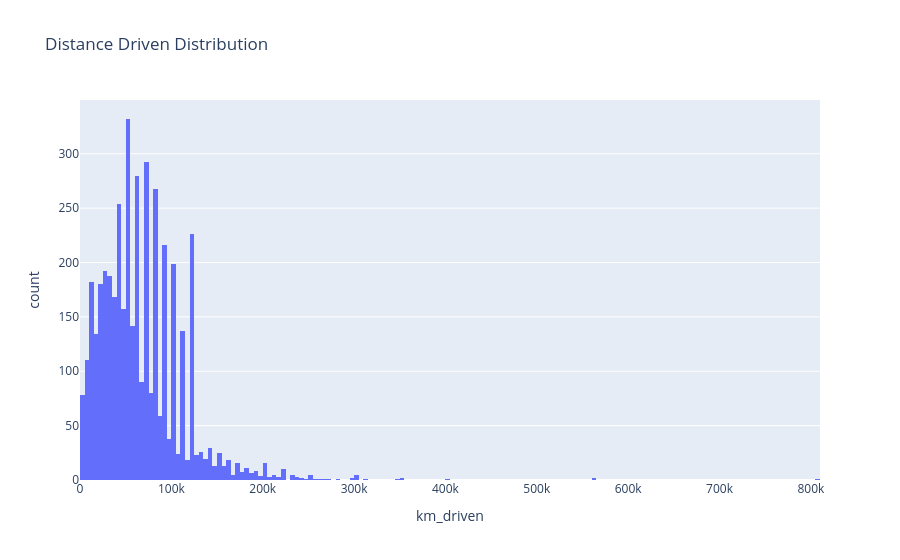

The cell this chart's notebook holds for it:
### Markdown cell above
---

### 🎯 Exercise 9: Distance driven distribution

#### 👇 Tasks

- ✔️ Draw a histogram (vertical) of `km_driven` in `df_cars`.
- ✔️ Store your figure to a variable named `fig`.
- ✔️ Add an appropriate title to your figure.
- ✔️ Display the figure using `fig.show()`

### Code cell
# YOUR CODE BEGINS
fig = px.histogram(df_cars, x="km_driven", title="Distance Driven Distribution")
fig.show()
# YOUR CODE ENDS

### Figure 1 — Plotly figure (JSON) as saved in the notebook; plotly's stock layout.template omitted (floating-point values rounded to 4 significant figures; data arrays with more than 128 entries replaced by an {"elided": "..."} marker saying what was removed)
{"data": [{"bingroup": "x", "hovertemplate": "km_driven=%{x}<br>count=%{y}<extra></extra>", "legendgroup": "", "marker": {"color": "#636efa", "pattern": {"shape": ""}}, "name": "", "orientation": "v", "showlegend": false, "type": "histogram", "x": {"elided": "4340 int values"}, "xaxis": "x", "yaxis": "y"}], "layout": {"barmode": "relative", "legend": {"tracegroupgap": 0}, "title": {"text": "Distance Driven Distribution"}, "xaxis": {"anchor": "y", "domain": [0, 1], "title": {"text": "km_driven"}}, "yaxis": {"anchor": "x", "domain": [0, 1], "title": {"text": "count"}}}}
